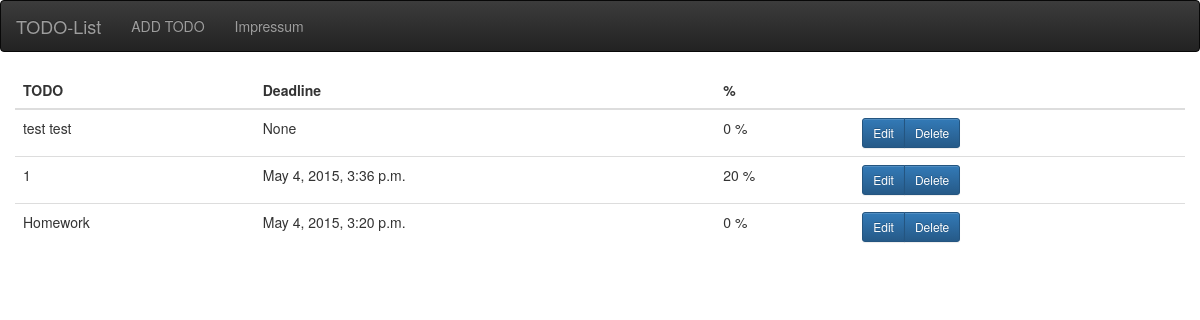
The app's page /, older data.
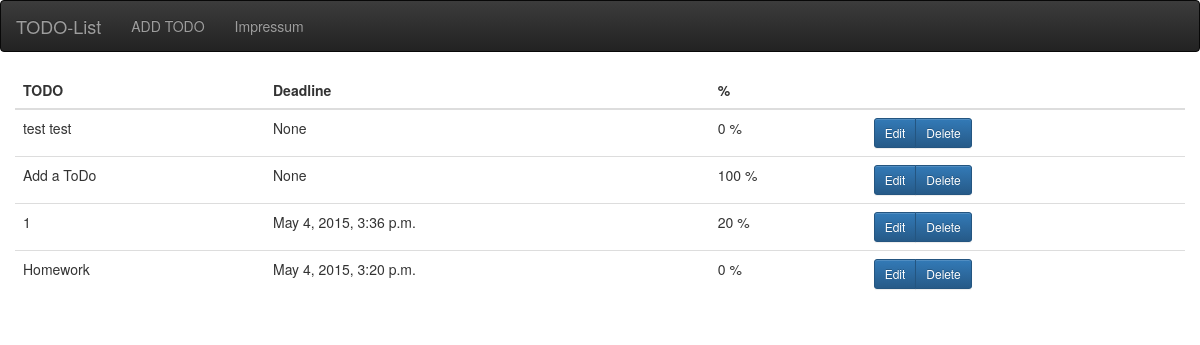
The same page, newer data.
### polls/models.py (models this page shows)
class Todo(models.Model):
    todo_text = models.CharField('todo', max_length=160)
    todo_perc = models.IntegerField('percentage',
                                    default=0,
                                    validators=[MinValueValidator(0),
                                                MaxValueValidator(100)])
    deadline_date = models.DateField('Deadline Date', default=datetime.now)

### polls/views.py (the view)
# urls.py: url(r'^$', views.IndexView.as_view(), name='index'),
class IndexView(generic.ListView):
    template_name = 'index.html'
    context_object_name = 'latest_todo_list'
    def get_queryset(self):
        return Todo.objects.order_by('-deadline_date')

### polls/templates/index.html (shortened to what this page needs)
{% load staticfiles %}
<!DOCTYPE html>
<html lang="en">
  <head>
    <link rel="stylesheet" href="https://maxcdn.bootstrapcdn.com/bootstrap/3.2.0/css/bootstrap.min.css">
    <link rel="stylesheet" href="https://maxcdn.bootstrapcdn.com/bootstrap/3.2.0/css/bootstrap-theme.min.css">
  </head>
  <body>
<nav class="navbar navbar-inverse">
  <div class="container-fluid">
    <div class="navbar-header">
      <a class="navbar-brand" href=" ">TODO-List</a>
    </div>
    <div class="collapse navbar-collapse" id="myNavbar">
      <ul class="nav navbar-nav">
        <li> <a href="add">ADD TODO</a> </li>
        <li> <a href="impressum">Impressum</a> </li>
      </ul>
    </div>
  </div>
</nav>
<div class="container-fluid">
<table class="table">
         <thead>
                 <tr>
                         <th>TODO</th>
                         <th>Deadline</th>
                         <th>%</th>
                         <th></th>
                  </tr>
        </thead>
        <tbody>
            {% for todo in latest_todo_list %}
                 <tr>
                         <td> {{ todo.todo_text }}</td>
                         <td> {{ todo.deadline_date }}</td>
                         <td> {{ todo.todo_perc }} %</td>
                         <td> <div class="btn-group">
                                <a href="{% url 'edit' todo.id %}" class="btn btn-primary btn-sm">Edit</a>
                                 <a href="{% url 'delete' todo.id %}" class="btn btn-primary btn-sm">Delete</a>
                              </div>
                         </td>
                 </tr>
            {% endfor %}
        </tbody>
</table>
  </div>
  </body>
</html>

Row changes from the older to the newer data that the page shows:
added Todo: todo_text "Add a ToDo", deadline_date "None", todo_perc "100"
